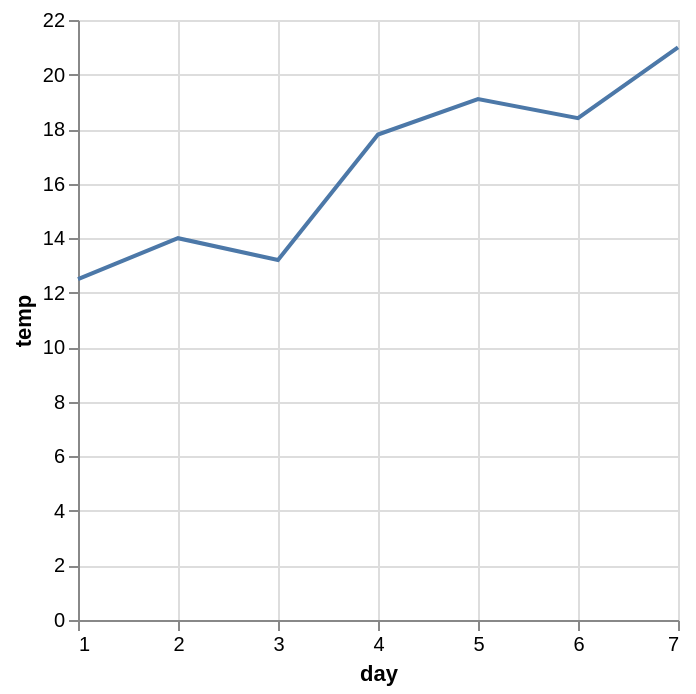

Specify this chart in Vega-Lite:
### Vega-Lite specification from a JSON file in a GitHub repository (floating-point values rounded to 4 significant figures)
{"$schema": "https://vega.github.io/schema/vega-lite/v5.json", "mark": "line", "encoding": {"x": {"field": "day", "type": "quantitative"}, "y": {"field": "temp", "type": "quantitative"}}, "data": {"values": [{"day": 1, "temp": 12.5}, {"day": 2, "temp": 14}, {"day": 3, "temp": 13.2}, {"day": 4, "temp": 17.8}, {"day": 5, "temp": 19.1}, {"day": 6, "temp": 18.4}, {"day": 7, "temp": 21}]}}
